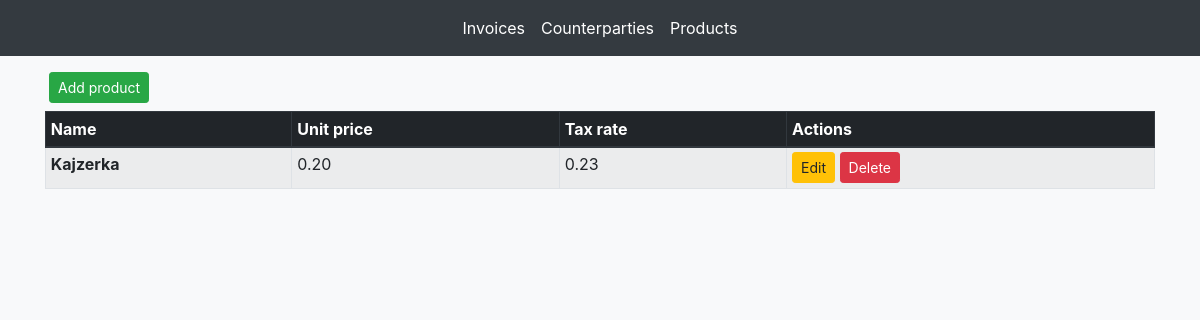
Before: /faktury/listaproduktow/ with the older database file.
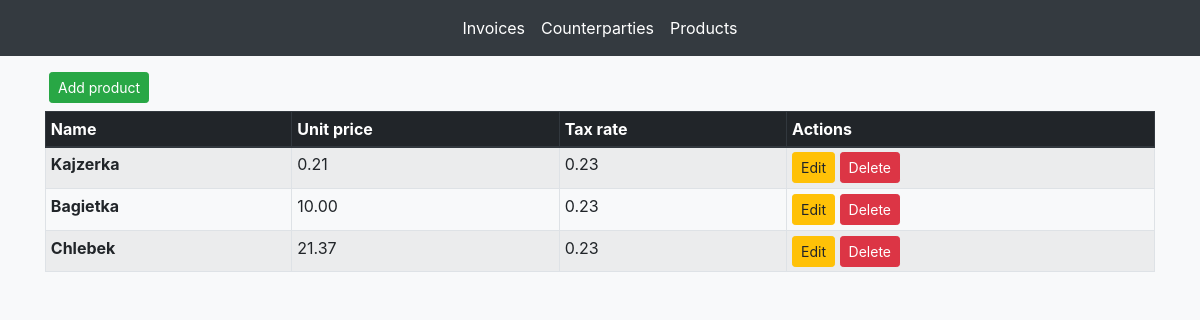
After: the same page with the newer database file.
### faktury/models.py (models this page shows, shortened)
class Service(models.Model):
    name = models.CharField(max_length=200)
    unit_price = models.DecimalField(decimal_places=2, max_digits=10)
    tax_rate = models.DecimalField(decimal_places=2, max_digits=2)

### faktury/views.py (the view)
# urls.py: path('listaproduktow/', views.service_list, name='listaproduktow'),
def service_list(request):
    service_list = Service.objects.all()
    template = loader.get_template('faktury/listaproduktow.html')
    context = {
        'service_list': service_list,
    }
    return HttpResponse(template.render(context, request))

### faktury/templates/faktury/listaproduktow.html
{% extends "faktury/base.html" %}
{% block content %}
<div class="container mt-2">
    <a class="btn btn-success btn-sm mx-1 my-2" href="/faktury/dodajusluge">Add product</a>
    <table class="table table-striped table-bordered table-sm">
        <thead class="thead-dark">
        <tr>
            <th scope="col">Name</th>
            <th scope="col">Unit price</th>
            <th scope="col">Tax rate</th>
            <th scope="col">Actions</th>
        </tr>
        </thead>
        <tbody>
        {% for service in service_list %}
        <tr>
            <th scope="row">{{ service.name }}</th>
            <td>{{ service.unit_price }}</td>
            <td>{{ service.tax_rate }}</td>
            <td>
                <a class="btn btn-warning btn-sm" href="/faktury/edytujprodukt/{{ service.id }}/">Edit</a>
                <a class="btn btn-danger btn-sm" href="/faktury/usunprodukt/{{ service.id }}/">Delete</a>
            </td>
        </tr>
        {% endfor %}
        </tbody>
    </table>
</div>
{% endblock content %}

Changed rows visible on the page:
changed Service "Kajzerka": unit_price "0.20" → "0.21"
added Service: name "Bagietka", unit_price "10.00", tax_rate "0.23"
added Service: name "Chlebek", unit_price "21.37", tax_rate "0.23"
